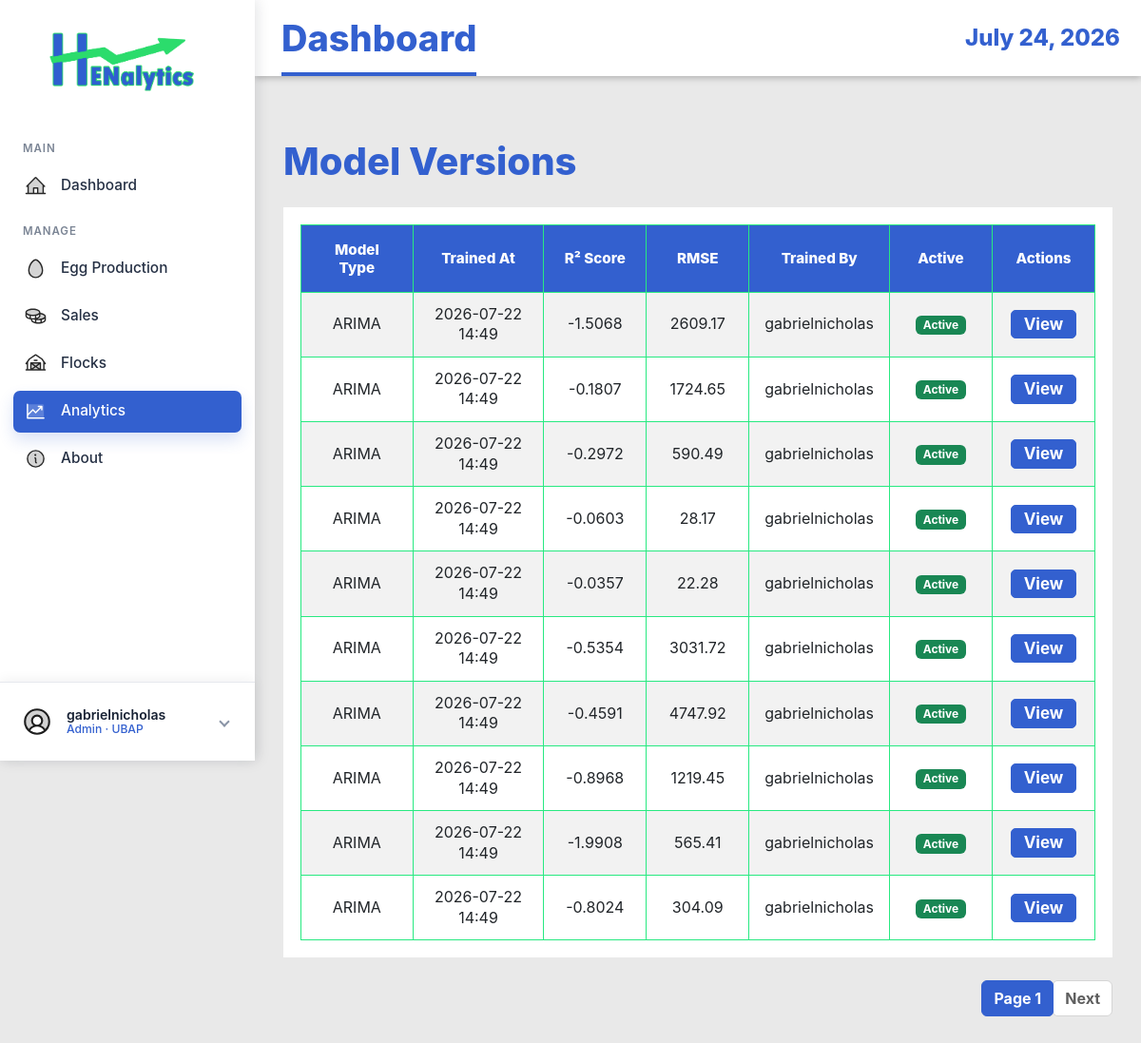
Page /model-versions/ (signed in) on the committed database.
### EggProduction/models.py (models this page shows, shortened)
class ModelVersion(models.Model):
    MODEL_TYPE_CHOICES = (
        ('arima', 'ARIMA'),
        ('mlr', 'Multiple Linear Regression'),
        ('hybrid', 'Hybrid Model'),
        ('lstm', 'LSTM Neural Network'),
    )
    model_type = models.CharField(max_length=20, choices=MODEL_TYPE_CHOICES)
    trained_at = models.DateTimeField(auto_now_add=True)
    triggered_by = models.ForeignKey(User, on_delete=models.SET_NULL, null=True)
    r2_score = models.DecimalField(max_digits=5, decimal_places=4, null=True, blank=True)
    rmse = models.DecimalField(max_digits=10, decimal_places=2, null=True, blank=True)
    aic_score = models.DecimalField(max_digits=15, decimal_places=2, null=True, blank=True)
    arima_order = models.CharField(max_length=20, null=True, blank=True, help_text="Format: (p,d,q)")
    pkl_path = models.CharField(max_length=255, null=True, blank=True)
    is_active = models.BooleanField(default=True)
    training_rows = models.IntegerField(null=True, blank=True)
    created_at = models.DateTimeField(auto_now_add=True)
    class Meta:
        ordering = ['-trained_at']
        verbose_name_plural = "Model Versions"

### EggProduction/views.py (the view)
# urls.py: path('model-versions/', views.ModelVersionListView.as_view(), name='model-version-list'),
class ModelVersionListView(ManagerAccessMixin, ListView):
    model = ModelVersion
    template_name = 'egg_production/model_version_list.html'
    context_object_name = 'models'
    paginate_by = 10
    ordering = ['-trained_at']

### EggProduction/views.py (called while the page is built)
    def test_func(self):
        user = self.request.user
        try:
            profile = UserProfile.objects.get(user=user)
            return profile.role in ['admin', 'manager']
        except UserProfile.DoesNotExist:
            return user.is_superuser

### EggProduction/templates/egg_production/model_version_list.html (shortened to what this page needs)
{% extends 'base.html' %}
{% load static %}
{% block content %}
<div class="container mt-4">
    <h1 class="mb-4">Model Versions</h1>
    {% if models %}
    <div class="table-responsive">
        <table class="table table-striped table-hover">
            <thead class="table-dark">
                <tr>
                    <th>Model Type</th>
                    <th>Trained At</th>
                    <th>R² Score</th>
                    <th>RMSE</th>
                    <th>Trained By</th>
                    <th>Active</th>
                    <th>Actions</th>
                </tr>
            </thead>
            <tbody>
                {% for model in models %}
                <tr>
                    <td>{{ model.get_model_type_display }}</td>
                    <td>{{ model.trained_at|date:"Y-m-d H:i" }}</td>
                    <td>{{ model.r2_score|default:"N/A" }}</td>
                    <td>{{ model.rmse|default:"N/A" }}</td>
                    <td>{{ model.triggered_by.get_full_name|default:model.triggered_by.username }}</td>
                    <td>
                        {% if model.is_active %}
                        <span class="badge bg-success">Active</span>
                        {% else %}
                        <span class="badge bg-secondary">Inactive</span>
                        {% endif %}
                    </td>
                    <td>
                        <a href="{% url 'eggproduction:model-version-detail' model.pk %}"
                            class="btn btn-sm btn-info">View</a>
                    </td>
                </tr>
                {% endfor %}
            </tbody>
        </table>
    </div>
    {% if is_paginated %}
    <nav aria-label="Page navigation">
        <ul class="pagination justify-content-center">
            <li class="page-item active"><a class="page-link" href="#">Page {{ page_obj.number }}</a></li>
            {% if page_obj.has_next %}
            <li class="page-item"><a class="page-link" href="?page={{ page_obj.next_page_number }}">Next</a></li>
            {% endif %}
        </ul>
    </nav>
    {% endif %}
    {% else %}
    <div class="alert alert-info">No models available.</div>
    {% endif %}
</div>
{% endblock %}

### EggProduction/templates/base.html (shortened to what this page needs)
{% load static %}
<!DOCTYPE html>
<html lang="en">
<head>
    <link href="https://cdn.jsdelivr.net/npm/bootstrap@5.3.0/dist/css/bootstrap.min.css" rel="stylesheet">
    <link rel="stylesheet" href="https://cdn.datatables.net/1.13.8/css/jquery.dataTables.min.css">
    <link rel="stylesheet" href="https://cdn.datatables.net/buttons/2.4.2/css/buttons.dataTables.min.css">
    <link rel="stylesheet" href="{% static 'EggProduction/css/style.css' %}">
</head>
<body class="{% if request.user.is_authenticated %}app-body{% else %}auth-body{% endif %}">
    {% if request.user.is_authenticated %}
    <div class="app-shell">
        <aside class="app-sidebar">
            <a href="{% url 'eggproduction:dashboard' %}" class="brand-lockup">
                <img src="{% static 'EggProduction/img/logo-login.png' %}" alt="Henalytics">
            </a>
            <nav class="side-nav" aria-label="Main navigation">
                <div class="nav-section-label">MAIN</div>
                <a href="{% url 'eggproduction:dashboard' %}"
                    class="side-link {% if request.resolver_match.url_name == 'dashboard' %}active{% endif %}">
                    <img class="side-icon side-img-icon" src="{% static 'EggProduction/img/house-line-duotone.svg' %}"
                        alt="" aria-hidden="true">
                    <span>Dashboard</span>
                </a>
                <div class="nav-section-label">MANAGE</div>
                <a href="{% url 'eggproduction:production-log-list' %}"
                    class="side-link {% if 'production-log' in request.resolver_match.url_name or 'grading-log' in request.resolver_match.url_name %}active{% endif %}">
                    <img class="side-icon side-img-icon" src="{% static 'EggProduction/img/egg-duotone.svg' %}" alt=""
                        aria-hidden="true">
                    <span>Egg Production</span>
                </a>
                <a href="{% url 'eggproduction:sales-transaction-list' %}"
                    class="side-link {% if 'sales-transaction' in request.resolver_match.url_name or 'sales-item' in request.resolver_match.url_name %}active{% endif %}">
                    <img class="side-icon side-img-icon" src="{% static 'EggProduction/img/coins-duotone.svg' %}" alt=""
                        aria-hidden="true">
                    <span>Sales</span>
                </a>
                <a href="{% url 'eggproduction:flock-list' %}"
                    class="side-link {% if 'flock' in request.resolver_match.url_name %}active{% endif %}">
                    <img class="side-icon side-img-icon" src="{% static 'EggProduction/img/barn-duotone.svg' %}" alt=""
                        aria-hidden="true">
                    <span>Flocks</span>
                </a>
                <a href="{% url 'eggproduction:harvest-forecast-list' %}"
                    class="side-link {% if 'forecast' in request.resolver_match.url_name or 'model-version' in request.resolver_match.url_name %}active{% endif %}">
                    <img class="side-icon side-img-icon" src="{% static 'EggProduction/img/chart-line-up-duotone.svg' %}"
                        alt="" aria-hidden="true">
                    <span>Analytics</span>
                </a>
                <a href="{% url 'index' %}"
                    class="side-link {% if request.resolver_match.url_name == 'index' %}active{% endif %}">
                    <img class="side-icon side-img-icon" src="{% static 'EggProduction/img/info-duotone.svg' %}" alt=""
                        aria-hidden="true">
                    <span>About</span>
                </a>
            </nav>
            <div class="sidebar-account dropdown">
                <button class="account-toggle" type="button" data-bs-toggle="dropdown" data-bs-auto-close="outside"
                    aria-expanded="false" aria-label="Open account menu">
                    <img class="account-avatar-img" src="{% static 'EggProduction/img/user-circle-duotone.svg' %}" alt=""
                        aria-hidden="true">
                    <span class="account-copy">
                        <span class="account-name">{{ request.user.get_full_name|default:request.user.username }}</span>
                        <span class="account-role">
                            {% if request.user.is_superuser %}
                            Admin
                            {% elif request.user.userprofile.display_role %}
                            {{ request.user.userprofile.display_role }}
                            {% else %}
                            Staff
                            {% endif %}
                            &middot; UBAP
                        </span>
                    </span>
                    <span class="account-chevron" aria-hidden="true"></span>
                </button>
            </div>
        </aside>
        <section class="app-panel">
            <header class="app-topbar">
                <h1>{% block page_title %}Dashboard{% endblock %}</h1>
                <time>{% now "F j, Y" %}</time>
            </header>
            <main class="app-content">
                {% else %}
                <main>
                    {% endif %}
                    {% block content %}{% endblock %}
                    {% if request.user.is_authenticated %}
                </main>
        </section>
    </div>
    {% else %}
    </main>
    {% endif %}
</body>
</html>

### rows in the picture
ModelVersion: model_type "ARIMA", trained_at "2026-07-22 14:49", r2_score "-1.5068", rmse "2609.17", triggered_by.get_full_name "gabrielnicholas", is_active "Active"
ModelVersion: model_type "ARIMA", trained_at "2026-07-22 14:49", r2_score "-0.1807", rmse "1724.65", triggered_by.get_full_name "gabrielnicholas", is_active "Active"
ModelVersion: model_type "ARIMA", trained_at "2026-07-22 14:49", r2_score "-0.2972", rmse "590.49", triggered_by.get_full_name "gabrielnicholas", is_active "Active"
ModelVersion: model_type "ARIMA", trained_at "2026-07-22 14:49", r2_score "-0.0603", rmse "28.17", triggered_by.get_full_name "gabrielnicholas", is_active "Active"
ModelVersion: model_type "ARIMA", trained_at "2026-07-22 14:49", r2_score "-0.0357", rmse "22.28", triggered_by.get_full_name "gabrielnicholas", is_active "Active"
ModelVersion: model_type "ARIMA", trained_at "2026-07-22 14:49", r2_score "-0.5354", rmse "3031.72", triggered_by.get_full_name "gabrielnicholas", is_active "Active"
ModelVersion: model_type "ARIMA", trained_at "2026-07-22 14:49", r2_score "-0.4591", rmse "4747.92", triggered_by.get_full_name "gabrielnicholas", is_active "Active"
ModelVersion: model_type "ARIMA", trained_at "2026-07-22 14:49", r2_score "-0.8968", rmse "1219.45", triggered_by.get_full_name "gabrielnicholas", is_active "Active"
ModelVersion: model_type "ARIMA", trained_at "2026-07-22 14:49", r2_score "-1.9908", rmse "565.41", triggered_by.get_full_name "gabrielnicholas", is_active "Active"
ModelVersion: model_type "ARIMA", trained_at "2026-07-22 14:49", r2_score "-0.8024", rmse "304.09", triggered_by.get_full_name "gabrielnicholas", is_active "Active"

### other values in the picture
{{ request.user.get_full_name|default:request.user.username }} "gabrielnicholas"
{{ page_obj.number }} "1"
